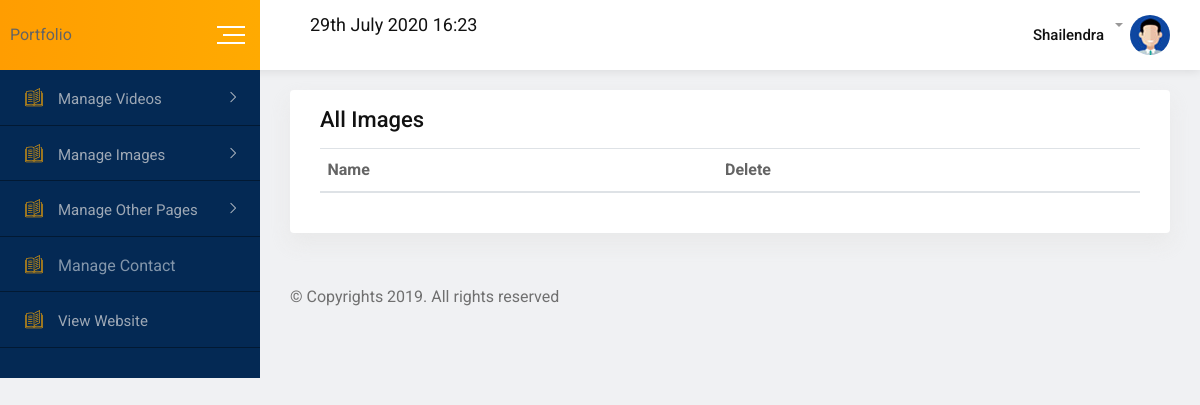
/accounts/images/, run on an earlier commit of the app's database.
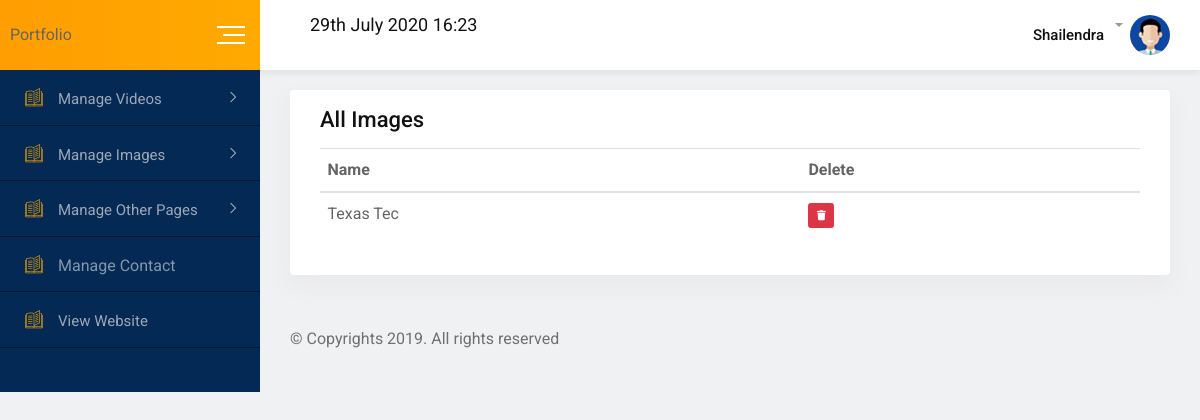
And on a later commit of the database.
### accounts/models.py (models this page shows, shortened)
class Images(models.Model):
    id=models.AutoField(primary_key=True)
    title=models.CharField(max_length=25400,default="")
    imageurl=models.ImageField(default="")

### accounts/views.py (the view)
# urls.py: path('images/', views.images),
def images(request):
    data=Images.objects.all()
    return render(request,"accounts/images.html",{"data":data})

### accounts/templates/accounts/images.html (shortened to what this page needs)
{%extends "accounts/basic.html"%}
{% block body%}
<div class="card height-auto">
	<div class="card-body">
		<div class="heading-layout1">
			<div class="item-title">
				<h3>All Images</h3>
			</div>
		</div>
		<div class="table-responsive">
			<table class="table display data-table text-nowrap">
				<thead>
					<tr>
						<th>Name</th>
						<th>Delete</th>
					</tr>
				</thead>
				<tbody>
                    {%for i in data%}
							<tr>
								<td>{{i.title}}</td>
								<td>
								<a href="/accounts/deleteimages/{{i.id}}" onclick="return confirm('Are you sure  want to Delete, All the data will be deleted related to this')" ><button type="button" class="btn btn-danger"><i class="fa fa-trash" aria-hidden="true"></i></button></a>
                                            </td>
							</tr>
{%endfor%}
				</tbody>
			</table>
		</div>
	</div>
</div>
{%endblock%}

What changed in the data, as far as the page shows it:
added Images: title "Texas Tec"
